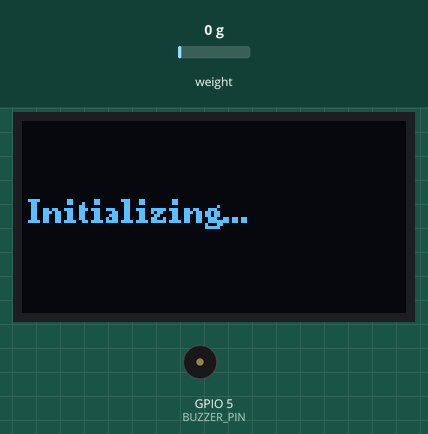
This sketch was run on a simulated ESP32. Parts: 128×64 one-colour display, buzzer (waves = sounding, pin HIGH). The inputs (shaded band) are chosen by the test bench; at power-on: weight on the scale 0 g. The OLED is the two-colour kind (top 16 rows yellow); WiFi joins after 1.5 s; servers stay silent unless stated; network time is answered at once with the bench clock; the local clock reads 2024-03-15 10:24:30 at power-on unless the sketch sets it; what the sketch prints to the serial monitor is not drawn.

Above: at 2.5 s.
At 7.7 s:
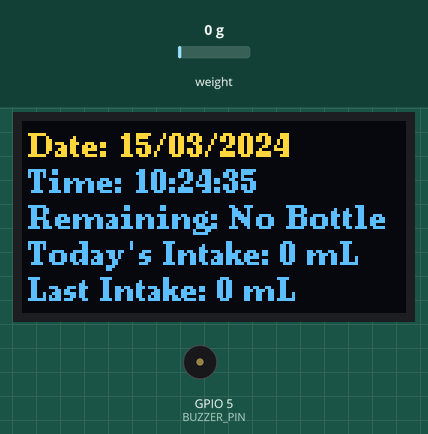
7.8 s: weight on the scale set to 4 g
12.0 s: weight on the scale set to 7 g
At 15.8 s:
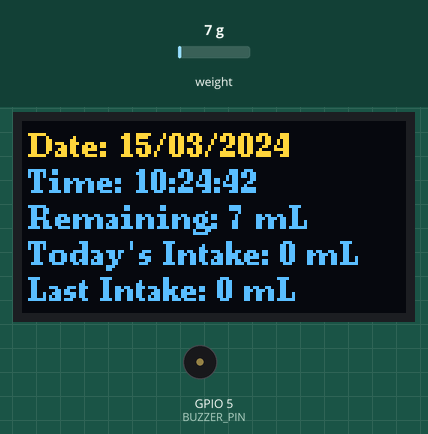
At 66.0 s:
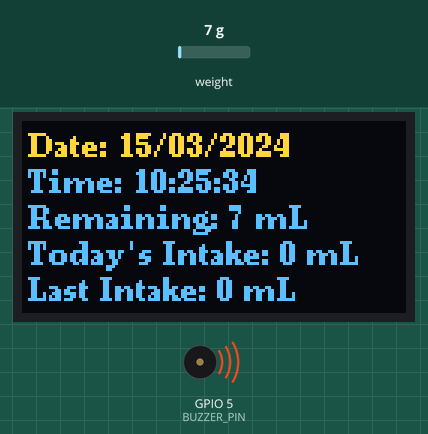
Timing chart, 0 to 67.5 s (numbered marks = the images above; inputs shaded):
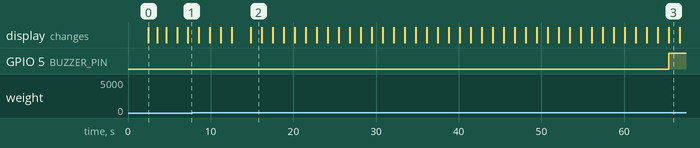

The sketch:

Smart_bottle_M1.ino
```cpp
#define BLYNK_TEMPLATE_ID "TMPL3oGGrYApx"
#define BLYNK_TEMPLATE_NAME "Smart Water Bottle"
#define BLYNK_AUTH_TOKEN "W2TbATehtZiGHpJTX0A2M9T_8txMHP8h"

#include <Wire.h>
#include <U8g2lib.h>
#include <RTClib.h>
#include <HX711.h>
#include <WiFi.h>
#include <WiFiManager.h>
#include <WiFiUdp.h>
#include <NTPClient.h>
#include <BlynkSimpleEsp32.h>

// OLED Setup
U8G2_SSD1306_128X64_NONAME_F_HW_I2C u8g2(U8G2_R0, U8X8_PIN_NONE);
#define OLED_FONT u8g2_font_ncenB08_tr

// RTC
RTC_DS3231 rtc;

// HX711 Setup
#define HX711_DOUT 32
#define HX711_SCK 33
HX711 scale;
const float CALIBRATION_FACTOR = 198.39f; // Adjust after calibration
constexpr uint8_t SAMPLES = 10; // Reduced for faster readings
constexpr uint8_t SAMPLES_PRESENCE = 2; // Reduced for faster presence detection
const float EMA_ALPHA = 0.6f; // Increased for faster response to new weights
bool useRawForInitial = true;
uint8_t initialReadCount = 0;
const uint8_t INITIAL_READ_BURST = 3; // Reduced for faster initial stabilization
float emaWeight = 0.0f;

// Buzzer Setup
constexpr uint8_t BUZZER_PIN = 5;
constexpr unsigned long BUZZER_DURATION_MS = 3000;
bool buzzerOn = false;
unsigned long buzzerStart = 0;

// NTP Setup
WiFiUDP ntpUDP;
NTPClient timeClient(ntpUDP, "pool.ntp.org", 19800, 60000);
unsigned long lastSync = 0;
constexpr unsigned long SYNC_INTERVAL_MS = 6UL * 60UL * 60UL * 1000UL;

// Thresholds and timings
constexpr float BOTTLE_PRESENT_THRESHOLD = 5.0f; // Increased to ignore noise and avoid 0ml toggle
constexpr float DRINK_THRESHOLD = 1.0f;
constexpr float REFILL_THRESHOLD = 2.0f;
constexpr float NOISE_MARGIN = 2.0f;
constexpr float DAILY_GOAL = 3000.0f;

constexpr unsigned long BOTTLE_EVENT_DEBOUNCE_MS = 500; // Reduced for faster state transitions
constexpr unsigned long NOTIFICATION_INTERVAL_MS = 60000; // 1 minute
constexpr unsigned long BLYNK_UPDATE_INTERVAL_MS = 5000;

float dailyIntake = 0.0f;
float lastDrink = 0.0f;
float onStandWeight = 0.0f;
float preLiftWeight = 0.0f;
float remaining = 0.0f;

enum BottleState { OFF_STAND, ON_STAND };
BottleState state = OFF_STAND;

int lastResetY = -1, lastResetM = -1, lastResetD = -1;

unsigned long lastBottleEventTime = 0;
unsigned long lastNotificationTime = 0;
unsigned long lastBlynkUpdate = 0;

WiFiManager wm;

float readStableWeight() {
  if (!scale.is_ready()) {
    Serial.println("HX711 not ready - check wiring or power.");
    return -999.0f;
  }
  float raw = scale.get_units(SAMPLES);
  if (raw < 0) raw = 0;
  Serial.printf("Raw weight: %.2f\n", raw);
  if (useRawForInitial && initialReadCount < INITIAL_READ_BURST) {
    initialReadCount++;
    Serial.printf("Initial raw weight #%d: %.2f\n", initialReadCount, raw);
    return raw;
  }
  if (emaWeight == 0.0f) emaWeight = raw;
  else emaWeight = EMA_ALPHA * raw + (1.0f - EMA_ALPHA) * emaWeight;
  Serial.printf("EMA weight: %.2f\n", emaWeight);
  return emaWeight;
}

bool bottleIsPresent(float w) {
  return (w > BOTTLE_PRESENT_THRESHOLD) && (w != -999.0f);
}

void displayOLED(const DateTime& now, bool present, float rem, float today, float last) {
  char dateStr[20], timeStr[20], line[32];
  snprintf(dateStr, sizeof(dateStr), "%02d/%02d/%04d", now.day(), now.month(), now.year());
  snprintf(timeStr, sizeof(timeStr), "%02d:%02d:%02d", now.hour(), now.minute(), now.second());
  u8g2.clearBuffer();
  u8g2.setFont(OLED_FONT);

  u8g2.setCursor(2, 12);
  u8g2.print("Date: ");
  u8g2.print(dateStr);

  u8g2.setCursor(2, 24);
  u8g2.print("Time: ");
  u8g2.print(timeStr);

  u8g2.setCursor(2, 36);
  if (!present || rem < BOTTLE_PRESENT_THRESHOLD) u8g2.print("Remaining: No Bottle");
  else {
    snprintf(line, sizeof(line), "Remaining: %.0f mL", rem);
    u8g2.print(line);
  }

  u8g2.setCursor(2, 48);
  snprintf(line, sizeof(line), "Today's Intake: %.0f mL", today);
  u8g2.print(line);

  u8g2.setCursor(2, 60);
  snprintf(line, sizeof(line), "Last Intake: %.0f mL", last);
  u8g2.print(line);

  u8g2.sendBuffer();
}

void safeMidnightReset(const DateTime& now) {
  if (now.year() != lastResetY || now.month() != lastResetM || now.day() != lastResetD) {
    dailyIntake = 0.0f;
    lastDrink = 0.0f;
    lastResetY = now.year();
    lastResetM = now.month();
    lastResetD = now.day();
    Serial.println("[Reset] New day, counters cleared.");
    emaWeight = 0.0f;
    useRawForInitial = true;
    initialReadCount = 0;
  }
}

void buzzerHandler() {
  if (buzzerOn && (millis() - buzzerStart >= BUZZER_DURATION_MS)) {
    digitalWrite(BUZZER_PIN, LOW);
    buzzerOn = false;
  }
}

void setup() {
  Serial.begin(115200);
  delay(200);
  Serial.println("Smart Water Bottle Initializing...");

  scale.begin(HX711_DOUT, HX711_SCK);
  scale.set_scale(CALIBRATION_FACTOR);
  delay(200); // Reduced delay for faster setup

  // Calibration debug: Place a known weight (e.g., 100g) and check raw reading
  float raw = scale.read_average(10);
  Serial.printf("Calibration: Raw reading for known weight (e.g., 100g): %f\n", raw);

  scale.tare(); // Force tare for reliability
  Serial.println("Forced tare in setup.");

  dailyIntake = 0.0f; // Clear stale data
  lastDrink = 0.0f;   // Clear stale data

  Wire.begin();
  u8g2.begin();
  u8g2.clearBuffer();
  u8g2.setFont(OLED_FONT);
  u8g2.drawStr(2, 34, "Initializing...");
  u8g2.sendBuffer();

  if (!rtc.begin()) {
    Serial.println("ERROR: RTC not found!");
    u8g2.clearBuffer();
    u8g2.drawStr(2, 34, "RTC Error!");
    u8g2.sendBuffer();
    while (1) delay(10);
  }
  if (rtc.lostPower()) rtc.adjust(DateTime(F(__DATE__), F(__TIME__)));

  // Initialize WiFiManager with a timeout
  wm.setConfigPortalTimeout(30); // 30-second timeout
  wm.setAPCallback([](WiFiManager*) {
    Serial.println("Started AP mode for WiFi setup: connect to 'SmartBottleSetup' at 192.168.4.1");
    // No OLED update for WiFi setup
  });

  // Attempt to connect to saved WiFi credentials without blocking
  WiFi.begin(); // Start WiFi with saved credentials
  unsigned long wifiStartTime = millis();
  bool wifiConnected = false;
  while (millis() - wifiStartTime < 5000) { // Reduced to 5 seconds
    if (WiFi.status() == WL_CONNECTED) {
      wifiConnected = true;
      Serial.println("Connected to WiFi");
      break;
    }
    delay(50); // Reduced delay for faster loop
    // Update OLED with water data during WiFi connection attempt
    DateTime now = rtc.now();
    bool scaleError = !scale.is_ready();
    float w = scaleError ? -999.0f : readStableWeight();
    bool present = bottleIsPresent(w);
    displayOLED(now, present && !scaleError, remaining, dailyIntake, lastDrink);
  }

  if (!wifiConnected) {
    Serial.println("WiFi connection failed - starting config portal in background");
    wm.startConfigPortal("SmartBottleSetup", NULL); // Non-blocking AP mode
  }

  // Initialize NTP and Blynk if WiFi is connected
  if (WiFi.status() == WL_CONNECTED) {
    timeClient.begin();
    if (timeClient.update()) {
      rtc.adjust(DateTime(timeClient.getEpochTime()));
      lastSync = millis();
      Serial.println("RTC synced from NTP");
    }
    Blynk.config(BLYNK_AUTH_TOKEN);
    if (Blynk.connect(5000)) {
      Serial.println("Blynk connected successfully.");
    } else {
      Serial.println("Blynk initial connection failed - will retry.");
    }
  } else {
    Serial.println("Continuing in offline mode.");
  }

  pinMode(BUZZER_PIN, OUTPUT);
  digitalWrite(BUZZER_PIN, LOW);

  DateTime now = rtc.now();
  lastResetY = now.year();
  lastResetM = now.month();
  lastResetD = now.day();
  lastNotificationTime = millis();

  Serial.println("System Ready.");
  // Immediately show water data
  bool scaleError = !scale.is_ready();
  float w = scaleError ? -999.0f : readStableWeight();
  bool present = bottleIsPresent(w);
  displayOLED(now, present && !scaleError, remaining, dailyIntake, lastDrink);
}

void loop() {
  static int wifiFailCount = 0;
  if (WiFi.status() == WL_CONNECTED) {
    if (!Blynk.connected()) Blynk.connect(5000);
    if (Blynk.connected()) Blynk.run();
  }

  static unsigned long lastReconnectAttempt = 0;
  if (millis() - lastReconnectAttempt > 5000) {
    lastReconnectAttempt = millis();
    if (WiFi.status() != WL_CONNECTED) {
      WiFi.reconnect();
      wifiFailCount++;
      Serial.println("WiFi reconnect attempted.");
      if (wifiFailCount > 3) {
        wm.resetSettings();
        Serial.println("WiFi settings reset - starting config portal in background");
        wm.startConfigPortal("SmartBottleSetup", NULL); // Non-blocking
        wifiFailCount = 0;
      }
    } else {
      wifiFailCount = 0;
    }
    Serial.printf("WiFi Status: %s | Blynk Connected: %s\n",
                  WiFi.status() == WL_CONNECTED ? "Connected" : "Disconnected",
                  Blynk.connected() ? "Yes" : "No");
  }

  if (WiFi.status() == WL_CONNECTED && (millis() - lastSync > SYNC_INTERVAL_MS)) {
    if (timeClient.update()) {
      rtc.adjust(DateTime(timeClient.getEpochTime()));
      lastSync = millis();
      Serial.println("RTC re-synced from NTP.");
    }
  }

  DateTime now = rtc.now();
  safeMidnightReset(now);

  bool scaleError = !scale.is_ready();
  float w;
  bool present;
  static bool last_present = false;
  if (scaleError) {
    Serial.println("HX711 not ready - check wiring or power.");
    w = -999.0f;
    present = false;
  } else {
    float presence_raw = scale.get_units(SAMPLES_PRESENCE);
    if (presence_raw < 0) presence_raw = 0.0f;
    bool quick_present = (presence_raw > BOTTLE_PRESENT_THRESHOLD);
    if (quick_present && !last_present && state == OFF_STAND) {
      useRawForInitial = true;
      initialReadCount = 0;
    }
    last_present = quick_present;
    present = quick_present;
    w = readStableWeight();
  }

  unsigned long nowMillis = millis();

  if (present && state == ON_STAND) {
    remaining = onStandWeight;
  } else if (!present && state == OFF_STAND) {
    remaining = 0.0f;
  } else if (present && state == OFF_STAND && nowMillis - lastBottleEventTime > BOTTLE_EVENT_DEBOUNCE_MS) {
    // Placement event
    float after = scale.get_units(SAMPLES);
    if (after < 0) after = 0.0f;
    if (after > BOTTLE_PRESENT_THRESHOLD) {  // Only process if significant weight
      emaWeight = after;
      if (preLiftWeight == 0.0f) {
        preLiftWeight = after;
        Serial.printf("[Init Place] Baseline: %.1f mL\n", preLiftWeight);
      } else {
        float delta = preLiftWeight - after;
        if (fabs(delta) < NOISE_MARGIN) delta = 0.0f;
        if (delta > DRINK_THRESHOLD) {
          dailyIntake += delta;
          lastDrink = delta;
          Serial.printf("[Drink] %.1f mL (today: %.1f, goal: %.1f%%)\n", delta, dailyIntake, (dailyIntake / DAILY_GOAL) * 100.0f);
        } else if ((after - preLiftWeight) > REFILL_THRESHOLD) {
          float refillAmt = after - preLiftWeight;
          Serial.printf("[Refill] +%.1f mL\n", refillAmt);
        }
      }
      onStandWeight = after;
      remaining = after;
      state = ON_STAND;
      lastBottleEventTime = nowMillis;
    } else {
      // Ignore low weight as noise, treat as no bottle
      present = false;
      remaining = 0.0f;
      Serial.println("[Noise] Low weight ignored as no bottle.");
    }
  } else if (!present && state == ON_STAND && nowMillis - lastBottleEventTime > BOTTLE_EVENT_DEBOUNCE_MS) {
    // Removal event
    preLiftWeight = onStandWeight;
    state = OFF_STAND;
    remaining = 0.0f;
    lastBottleEventTime = nowMillis;
    Serial.printf("[Lift] Pre-lift: %.1f mL\n", preLiftWeight);
  } else {
    // Transient state
    if (present) {
      remaining = w;
    } else {
      remaining = 0.0f;
    }
  }

  if (remaining < NOISE_MARGIN) remaining = 0.0f;

  displayOLED(now, present && !scaleError, remaining, dailyIntake, lastDrink);

  static unsigned long lastBlynkSend = 0;
  if (Blynk.connected() && (nowMillis - lastBlynkSend > BLYNK_UPDATE_INTERVAL_MS)) {
    Blynk.virtualWrite(V0, remaining);
    Blynk.virtualWrite(V1, dailyIntake);
    Blynk.virtualWrite(V2, lastDrink);
    Blynk.virtualWrite(V3, (dailyIntake / DAILY_GOAL) * 100.0f);
    lastBlynkSend = nowMillis;
    Serial.println("Data sent to Blynk.");
  }

  if (nowMillis - lastNotificationTime >= NOTIFICATION_INTERVAL_MS) {
    lastNotificationTime = nowMillis;
    if (Blynk.connected()) {
      Blynk.logEvent("water_reminder", "It's time to drink water! Stay hydrated.");
    }
    digitalWrite(BUZZER_PIN, HIGH);
    buzzerOn = true;
    buzzerStart = nowMillis;
    Serial.println("🔔 Reminder: Drink water!");
  }

  buzzerHandler();

  if (!scaleError) {
    Serial.printf("%04d-%02d-%02d %02d:%02d:%02d | Weight: %.2f | Remain: %.2f | Daily: %.2f | Last: %.2f | State: %s\n",
                  now.year(), now.month(), now.day(),
                  now.hour(), now.minute(), now.second(),
                  w, remaining, dailyIntake, lastDrink,
                  (state == ON_STAND ? "ON" : "OFF"));
  } else {
    Serial.println("Scale not ready - skipping weight read.");
  }

  delay(100); // Reduced for faster updates
}

BLYNK_WRITE(V4) {
  if (param.asInt() == 1) {
    Serial.println("Manual reset triggered via Blynk.");
    ESP.restart();
  }
}
```

Measured:
- the behaviour switches between 5 and 6 g on weight on the scale (found by bisection; images 1 and 2)
- after the input at 12.0 s, GPIO 5 (BUZZER_PIN): LOW → HIGH after 53.4 s instead of 53.7 s
- what the display in image 0 shows lasts 1.0 s, from 2.5 s to 3.5 s
- what the display in image 2 shows lasts 1.3 s, from 14.9 s to 16.2 s
